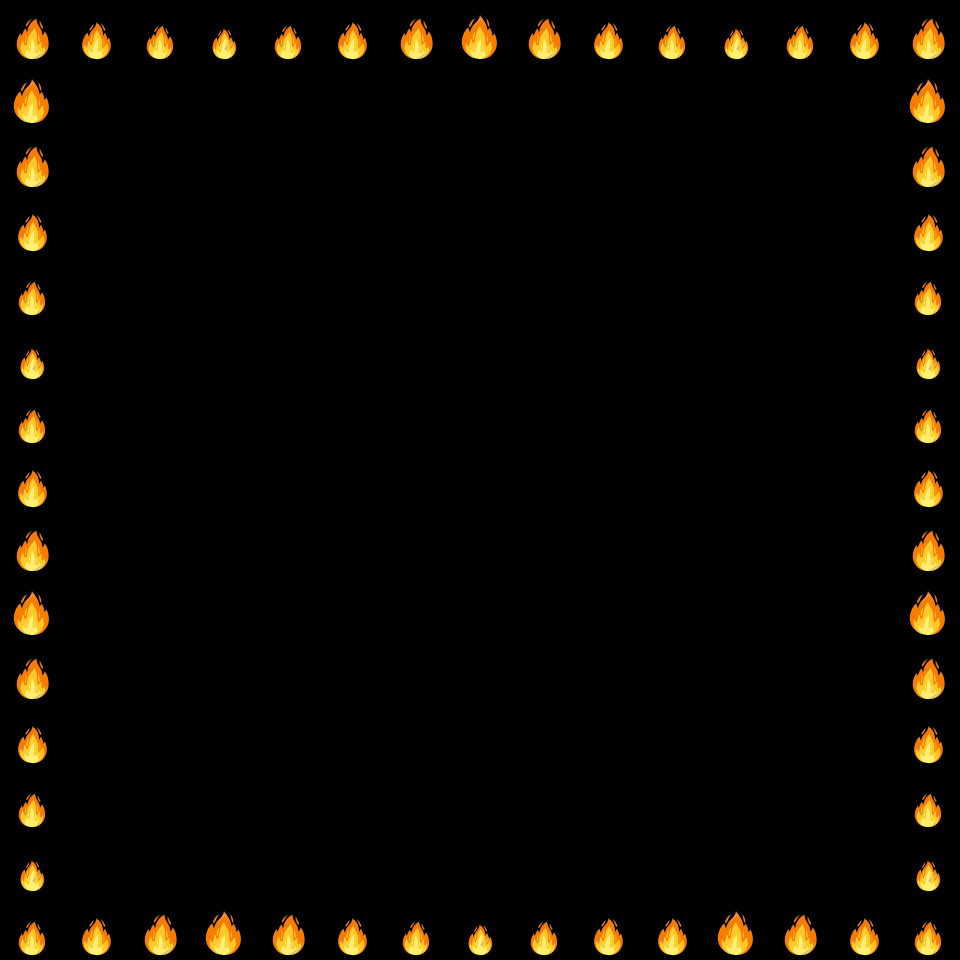

The image is a tile-based game level rendered from a .tmx file. Its description and complete source (layers, tilesets, objects, tile grids) follow:
An orthogonal 15x15 tile map with 64x64 px tiles, 2 tile layers (Tile Layer 1, Tile Layer 2).

<map version="1.10" tiledversion="1.10.2" orientation="orthogonal" renderorder="right-down" width="15" height="15" tilewidth="64" tileheight="64" infinite="0" nextlayerid="3" nextobjectid="1">
 <tileset firstgid="1" name="Level3" tilewidth="64" tileheight="64" tilecount="6" columns="0">
  <grid orientation="orthogonal" width="1" height="1" />
  <tile id="0">
   <image width="64" height="64" source="base_tile.png" />
  </tile>
  <tile id="1">
   <image width="64" height="64" source="fire8.png" />
  </tile>
  <tile id="2">
   <image width="64" height="64" source="fire7.png" />
  </tile>
  <tile id="3">
   <image width="64" height="64" source="fire6.png" />
  </tile>
  <tile id="4">
   <image width="64" height="64" source="fire5.png" />
  </tile>
  <tile id="5">
   <image width="64" height="64" source="fire4.png" />
  </tile>
 </tileset>
 <layer id="1" name="Tile Layer 1" width="15" height="15">
  <data encoding="csv">
1,1,1,1,1,1,1,1,1,1,1,1,1,1,1,
1,1,1,1,1,1,1,1,1,1,1,1,1,1,1,
1,1,1,1,1,1,1,1,1,1,1,1,1,1,1,
1,1,1,1,1,1,1,1,1,1,1,1,1,1,1,
1,1,1,1,1,1,1,1,1,1,1,1,1,1,1,
1,1,1,1,1,1,1,1,1,1,1,1,1,1,1,
1,1,1,1,1,1,1,1,1,1,1,1,1,1,1,
1,1,1,1,1,1,1,1,1,1,1,1,1,1,1,
1,1,1,1,1,1,1,1,1,1,1,1,1,1,1,
1,1,1,1,1,1,1,1,1,1,1,1,1,1,1,
1,1,1,1,1,1,1,1,1,1,1,1,1,1,1,
1,1,1,1,1,1,1,1,1,1,1,1,1,1,1,
1,1,1,1,1,1,1,1,1,1,1,1,1,1,1,
1,1,1,1,1,1,1,1,1,1,1,1,1,1,1,
1,1,1,1,1,1,1,1,1,1,1,1,1,1,1
</data>
 </layer>
 <layer id="2" name="Tile Layer 2" width="15" height="15">
  <data encoding="csv">
3,4,5,6,5,4,3,2,3,4,5,6,5,4,3,
2,0,0,0,0,0,0,0,0,0,0,0,0,0,2,
3,0,0,0,0,0,0,0,0,0,0,0,0,0,3,
4,0,0,0,0,0,0,0,0,0,0,0,0,0,4,
5,0,0,0,0,0,0,0,0,0,0,0,0,0,5,
6,0,0,0,0,0,0,0,0,0,0,0,0,0,6,
5,0,0,0,0,0,0,0,0,0,0,0,0,0,5,
4,0,0,0,0,0,0,0,0,0,0,0,0,0,4,
3,0,0,0,0,0,0,0,0,0,0,0,0,0,3,
2,0,0,0,0,0,0,0,0,0,0,0,0,0,2,
3,0,0,0,0,0,0,0,0,0,0,0,0,0,3,
4,0,0,0,0,0,0,0,0,0,0,0,0,0,4,
5,0,0,0,0,0,0,0,0,0,0,0,0,0,5,
6,0,0,0,0,0,0,0,0,0,0,0,0,0,6,
5,4,3,2,3,4,5,6,5,4,4,2,3,4,5
</data>
 </layer>
</map>
